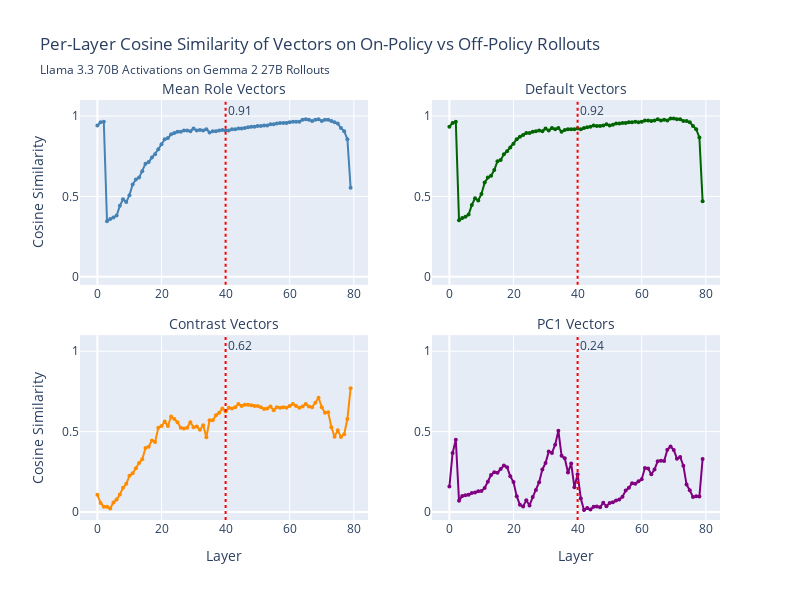

This figure's notebook cell:
### Code cell
# Create 2x2 subplot figure
from plotly.subplots import make_subplots
import plotly.graph_objects as go

# Prepare data
n_layers = len(mean_role_sims)
layer_indices = list(range(n_layers))

# Find global y-axis range across all 4 pairs
all_sims = mean_role_sims + default_sims + contrast_sims + pc1_sims
y_min = min(all_sims)
y_max = max(all_sims)
y_range = [- 0.05,1.1]  # Add padding

# Create subplots
fig = make_subplots(
    rows=2, cols=2,
    subplot_titles=(
        'Mean Role Vectors',
        'Default Vectors', 
        'Contrast Vectors',
        'PC1 Vectors'
    ),
    vertical_spacing=0.12,
    horizontal_spacing=0.1
)

fig.update_annotations(
    font=dict(size=14),

)

# Add traces for each pair
# Row 1, Col 1: Mean Role
fig.add_trace(
    go.Scatter(
        x=layer_indices,
        y=mean_role_sims,
        mode='lines+markers',
        name='Mean Role',
        marker=dict(size=4),
        line=dict(color='steelblue')
    ),
    row=1, col=1
)

# Row 1, Col 2: Default
fig.add_trace(
    go.Scatter(
        x=layer_indices,
        y=default_sims,
        mode='lines+markers',
        name='Default',
        marker=dict(size=4),
        line=dict(color='darkgreen')
    ),
    row=1, col=2
)

# Row 2, Col 1: Contrast
fig.add_trace(
    go.Scatter(
        x=layer_indices,
        y=contrast_sims,
        mode='lines+markers',
        name='Contrast',
        marker=dict(size=4),
        line=dict(color='darkorange')
    ),
    row=2, col=1
)

# Row 2, Col 2: PC1
fig.add_trace(
    go.Scatter(
        x=layer_indices,
        y=pc1_sims,
        mode='lines+markers',
        name='PC1',
        marker=dict(size=4),
        line=dict(color='purple')
    ),
    row=2, col=2
)

# Map for getting the right similarity values
sims_map = {
    (1, 1): mean_role_sims,
    (1, 2): default_sims,
    (2, 1): contrast_sims,
    (2, 2): pc1_sims
}

# Add vertical line at target layer for all subplots with annotations
for row in [1, 2]:
    for col in [1, 2]:
        fig.add_vline(
            x=target_layer, 
            line_dash="dot", 
            line_color="red", 
            annotation_text=f"{sims_map[(row, col)][target_layer]:.2f}",
            row=row, col=col

        )
      

# Update axes with shared y-axis range
fig.update_xaxes(title_text="Layer", row=2, col=1)
fig.update_xaxes(title_text="Layer", row=2, col=2)
fig.update_yaxes(title_text="Cosine Similarity", range=y_range, row=1, col=1)
fig.update_yaxes(title_text="Cosine Similarity", range=y_range, row=2, col=1)
fig.update_yaxes(range=y_range, row=1, col=2)
fig.update_yaxes(range=y_range, row=2, col=2)

# Update layout
fig.update_layout(
    title={
        'text': f'Per-Layer Cosine Similarity of Vectors on On-Policy vs Off-Policy Rollouts',
         'subtitle': {
            'text': f'{model.replace("-", " ").title()} Activations on {target_model.replace("-", " ").title()} Rollouts',
        }
    },
    height=600,
    width=800,
    showlegend=False
)


fig.show()

### Figure 1 — Plotly figure (JSON) as saved in the notebook; plotly's stock layout.template omitted (floating-point values rounded to 4 significant figures)
{"data": [{"line": {"color": "steelblue"}, "marker": {"size": 4}, "mode": "lines+markers", "name": "Mean Role", "type": "scatter", "x": [0, 1, 2, 3, 4, 5, 6, 7, 8, 9, 10, 11, 12, 13, 14, 15, 16, 17, 18, 19, 20, 21, 22, 23, 24, 25, 26, 27, 28, 29, 30, 31, 32, 33, 34, 35, 36, 37, 38, 39, 40, 41, 42, 43, 44, 45, 46, 47, 48, 49, 50, 51, 52, 53, 54, 55, 56, 57, 58, 59, 60, 61, 62, 63, 64, 65, 66, 67, 68, 69, 70, 71, 72, 73, 74, 75, 76, 77, 78, 79], "xaxis": "x", "y": [0.9414, 0.9609, 0.9648, 0.3457, 0.3594, 0.3691, 0.3809, 0.4414, 0.4824, 0.4648, 0.5078, 0.5742, 0.6055, 0.6172, 0.6562, 0.7031, 0.7148, 0.7422, 0.7617, 0.793, 0.8242, 0.8555, 0.8633, 0.8867, 0.8945, 0.9023, 0.9023, 0.9102, 0.9102, 0.9062, 0.9219, 0.9102, 0.9141, 0.9102, 0.918, 0.8984, 0.9062, 0.9062, 0.9102, 0.9141, 0.9102, 0.9102, 0.918, 0.918, 0.9219, 0.9219, 0.9258, 0.9297, 0.9336, 0.9336, 0.9375, 0.9375, 0.9414, 0.9414, 0.9492, 0.9492, 0.9531, 0.957, 0.957, 0.957, 0.9609, 0.9648, 0.9648, 0.9648, 0.9766, 0.9805, 0.9766, 0.9688, 0.9766, 0.9805, 0.9688, 0.9766, 0.9766, 0.9688, 0.9609, 0.9531, 0.9258, 0.9062, 0.8555, 0.5547], "yaxis": "y"}, {"line": {"color": "darkgreen"}, "marker": {"size": 4}, "mode": "lines+markers", "name": "Default", "type": "scatter", "x": [0, 1, 2, 3, 4, 5, 6, 7, 8, 9, 10, 11, 12, 13, 14, 15, 16, 17, 18, 19, 20, 21, 22, 23, 24, 25, 26, 27, 28, 29, 30, 31, 32, 33, 34, 35, 36, 37, 38, 39, 40, 41, 42, 43, 44, 45, 46, 47, 48, 49, 50, 51, 52, 53, 54, 55, 56, 57, 58, 59, 60, 61, 62, 63, 64, 65, 66, 67, 68, 69, 70, 71, 72, 73, 74, 75, 76, 77, 78, 79], "xaxis": "x2", "y": [0.9336, 0.957, 0.9648, 0.3516, 0.3652, 0.373, 0.3867, 0.4473, 0.4883, 0.4746, 0.5156, 0.5859, 0.6172, 0.6289, 0.6641, 0.7188, 0.7266, 0.7617, 0.7812, 0.8047, 0.8281, 0.8555, 0.8711, 0.8828, 0.8945, 0.8945, 0.9023, 0.9062, 0.9102, 0.9062, 0.9219, 0.9102, 0.9258, 0.918, 0.9258, 0.9023, 0.9141, 0.918, 0.918, 0.918, 0.9219, 0.918, 0.9258, 0.9297, 0.9336, 0.9414, 0.9375, 0.9375, 0.9414, 0.9492, 0.9414, 0.9453, 0.9531, 0.9531, 0.957, 0.957, 0.9609, 0.9609, 0.9648, 0.9609, 0.9648, 0.9727, 0.9727, 0.9688, 0.9727, 0.9805, 0.9727, 0.9766, 0.9727, 0.9844, 0.9844, 0.9805, 0.9805, 0.9688, 0.9688, 0.9609, 0.9375, 0.918, 0.8672, 0.4707], "yaxis": "y2"}, {"line": {"color": "darkorange"}, "marker": {"size": 4}, "mode": "lines+markers", "name": "Contrast", "type": "scatter", "x": [0, 1, 2, 3, 4, 5, 6, 7, 8, 9, 10, 11, 12, 13, 14, 15, 16, 17, 18, 19, 20, 21, 22, 23, 24, 25, 26, 27, 28, 29, 30, 31, 32, 33, 34, 35, 36, 37, 38, 39, 40, 41, 42, 43, 44, 45, 46, 47, 48, 49, 50, 51, 52, 53, 54, 55, 56, 57, 58, 59, 60, 61, 62, 63, 64, 65, 66, 67, 68, 69, 70, 71, 72, 73, 74, 75, 76, 77, 78, 79], "xaxis": "x3", "y": [0.1069, 0.0564, 0.03271, 0.03174, 0.02185, 0.05908, 0.07715, 0.1084, 0.1504, 0.1748, 0.2246, 0.2402, 0.2715, 0.3047, 0.3281, 0.3984, 0.4062, 0.4453, 0.4355, 0.5234, 0.5352, 0.5625, 0.5352, 0.5938, 0.5781, 0.5586, 0.5234, 0.5195, 0.5234, 0.5586, 0.5273, 0.5312, 0.5117, 0.5391, 0.4648, 0.5703, 0.5703, 0.6016, 0.6172, 0.6445, 0.625, 0.6484, 0.6445, 0.6523, 0.6719, 0.6602, 0.668, 0.668, 0.6641, 0.6602, 0.6602, 0.6523, 0.6406, 0.6445, 0.6562, 0.6328, 0.6523, 0.6484, 0.6523, 0.6484, 0.6602, 0.6719, 0.6602, 0.6484, 0.6562, 0.6719, 0.6562, 0.6523, 0.6797, 0.7109, 0.6523, 0.6172, 0.6211, 0.5273, 0.4688, 0.5078, 0.4668, 0.4844, 0.5781, 0.7695], "yaxis": "y3"}, {"line": {"color": "purple"}, "marker": {"size": 4}, "mode": "lines+markers", "name": "PC1", "type": "scatter", "x": [0, 1, 2, 3, 4, 5, 6, 7, 8, 9, 10, 11, 12, 13, 14, 15, 16, 17, 18, 19, 20, 21, 22, 23, 24, 25, 26, 27, 28, 29, 30, 31, 32, 33, 34, 35, 36, 37, 38, 39, 40, 41, 42, 43, 44, 45, 46, 47, 48, 49, 50, 51, 52, 53, 54, 55, 56, 57, 58, 59, 60, 61, 62, 63, 64, 65, 66, 67, 68, 69, 70, 71, 72, 73, 74, 75, 76, 77, 78, 79], "xaxis": "x4", "y": [0.158, 0.3675, 0.4496, 0.06903, 0.1001, 0.1037, 0.1078, 0.1186, 0.1214, 0.1293, 0.1311, 0.1489, 0.1877, 0.2303, 0.2473, 0.2437, 0.2675, 0.2897, 0.2783, 0.2222, 0.1862, 0.09834, 0.04447, 0.03479, 0.0735, 0.04077, 0.09302, 0.1363, 0.1849, 0.2645, 0.3046, 0.3769, 0.3672, 0.4186, 0.5054, 0.3498, 0.3344, 0.2452, 0.3013, 0.1539, 0.2355, 0.08416, 0.01165, 0.02433, 0.01459, 0.03199, 0.03447, 0.02923, 0.05675, 0.03598, 0.05534, 0.05996, 0.07125, 0.07746, 0.09526, 0.1331, 0.1505, 0.1788, 0.1751, 0.1904, 0.204, 0.2732, 0.2712, 0.234, 0.2644, 0.3158, 0.3193, 0.3169, 0.3872, 0.4073, 0.3862, 0.3319, 0.3422, 0.2881, 0.1705, 0.1354, 0.09354, 0.09767, 0.09635, 0.3291], "yaxis": "y4"}], "layout": {"annotations": [{"font": {"size": 14}, "showarrow": false, "text": "Mean Role Vectors", "x": 0.225, "xanchor": "center", "xref": "paper", "y": 1, "yanchor": "bottom", "yref": "paper"}, {"font": {"size": 14}, "showarrow": false, "text": "Default Vectors", "x": 0.775, "xanchor": "center", "xref": "paper", "y": 1, "yanchor": "bottom", "yref": "paper"}, {"font": {"size": 14}, "showarrow": false, "text": "Contrast Vectors", "x": 0.225, "xanchor": "center", "xref": "paper", "y": 0.44, "yanchor": "bottom", "yref": "paper"}, {"font": {"size": 14}, "showarrow": false, "text": "PC1 Vectors", "x": 0.775, "xanchor": "center", "xref": "paper", "y": 0.44, "yanchor": "bottom", "yref": "paper"}, {"showarrow": false, "text": "0.91", "x": 40, "xanchor": "left", "xref": "x", "y": 1, "yanchor": "top", "yref": "y domain"}, {"showarrow": false, "text": "0.92", "x": 40, "xanchor": "left", "xref": "x2", "y": 1, "yanchor": "top", "yref": "y2 domain"}, {"showarrow": false, "text": "0.62", "x": 40, "xanchor": "left", "xref": "x3", "y": 1, "yanchor": "top", "yref": "y3 domain"}, {"showarrow": false, "text": "0.24", "x": 40, "xanchor": "left", "xref": "x4", "y": 1, "yanchor": "top", "yref": "y4 domain"}], "height": 600, "shapes": [{"line": {"color": "red", "dash": "dot"}, "type": "line", "x0": 40, "x1": 40, "xref": "x", "y0": 0, "y1": 1, "yref": "y domain"}, {"line": {"color": "red", "dash": "dot"}, "type": "line", "x0": 40, "x1": 40, "xref": "x2", "y0": 0, "y1": 1, "yref": "y2 domain"}, {"line": {"color": "red", "dash": "dot"}, "type": "line", "x0": 40, "x1": 40, "xref": "x3", "y0": 0, "y1": 1, "yref": "y3 domain"}, {"line": {"color": "red", "dash": "dot"}, "type": "line", "x0": 40, "x1": 40, "xref": "x4", "y0": 0, "y1": 1, "yref": "y4 domain"}], "showlegend": false, "title": {"subtitle": {"text": "Llama 3.3 70B Activations on Gemma 2 27B Rollouts"}, "text": "Per-Layer Cosine Similarity of Vectors on On-Policy vs Off-Policy Rollouts"}, "width": 800, "xaxis": {"anchor": "y", "domain": [0, 0.45]}, "xaxis2": {"anchor": "y2", "domain": [0.55, 1]}, "xaxis3": {"anchor": "y3", "domain": [0, 0.45], "title": {"text": "Layer"}}, "xaxis4": {"anchor": "y4", "domain": [0.55, 1], "title": {"text": "Layer"}}, "yaxis": {"anchor": "x", "domain": [0.56, 1], "range": [-0.05, 1.1], "title": {"text": "Cosine Similarity"}}, "yaxis2": {"anchor": "x2", "domain": [0.56, 1], "range": [-0.05, 1.1]}, "yaxis3": {"anchor": "x3", "domain": [0, 0.44], "range": [-0.05, 1.1], "title": {"text": "Cosine Similarity"}}, "yaxis4": {"anchor": "x4", "domain": [0, 0.44], "range": [-0.05, 1.1]}}}
